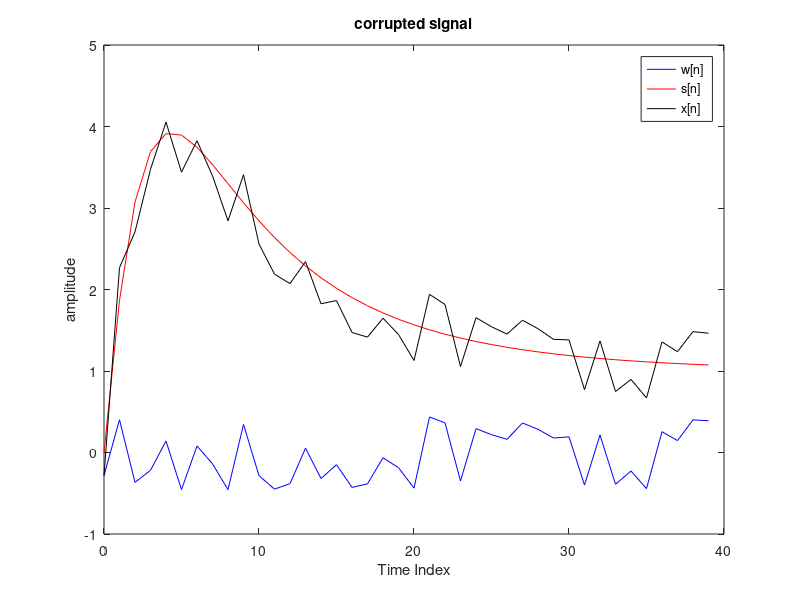
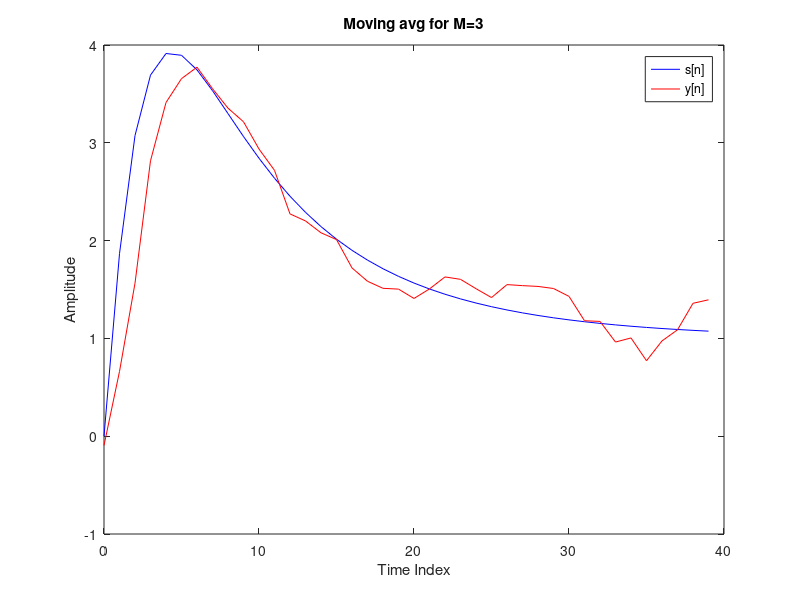
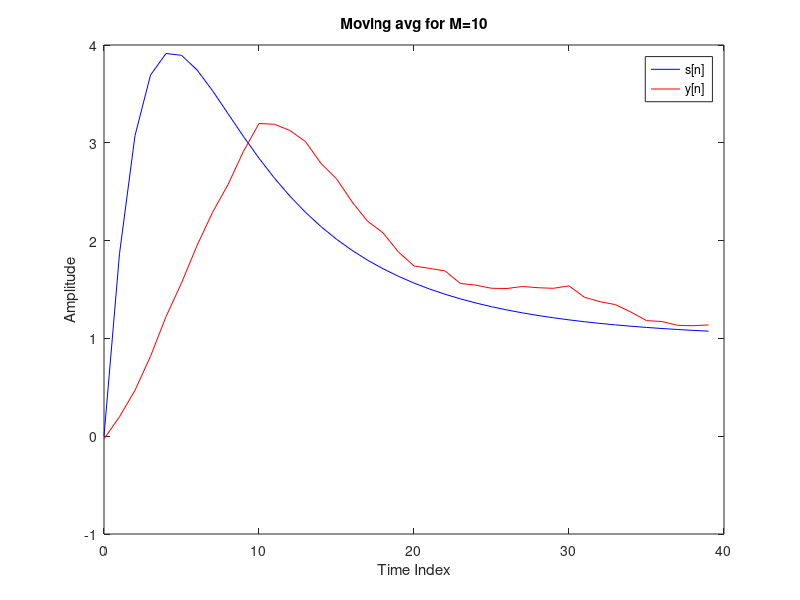

These charts were generated, in order, by the following MATLAB code:
% LAB 2 C
% Chirantan Ganguly (420)
% Amitrakshar Sanyal (422)
% ================================
len=40;
n=0:len-1;
% Clean signal and Noisy signal plot
s=(2*n).^(0.9.^n);
w=-0.5+rand(1,len);
x=s+w;
figure(1)
plot(n,w,'b',n,s,'r',n,x,'k');
xlabel('Time Index')
ylabel('amplitude')
legend('w[n]','s[n]','x[n]');
title('corrupted signal');
M=3;
b=ones(1,M)/M;
y=filter(b,1,x);
figure(2)
plot(n,s,'b',n,y,'r');
legend('s[n]','y[n]');
xlabel('Time Index');
ylabel('Amplitude');
title('Moving avg for M=3');

M=10;
b=ones(1,M)/M;
y=filter(b,1,x);
figure(3)
plot(n,s,'b',n,y,'r');
legend('s[n]','y[n]');
xlabel('Time Index');
ylabel('Amplitude');
title('Moving avg for M=10');

% IIR Filter y(n)
